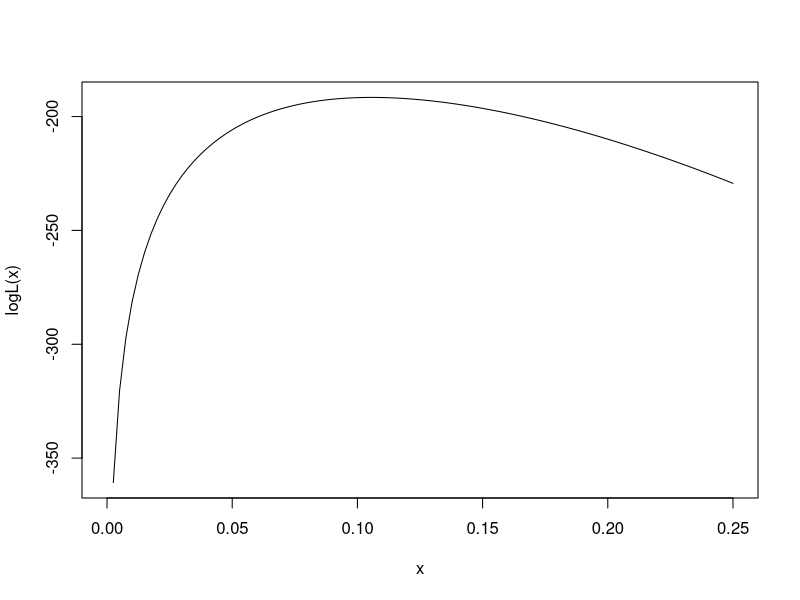
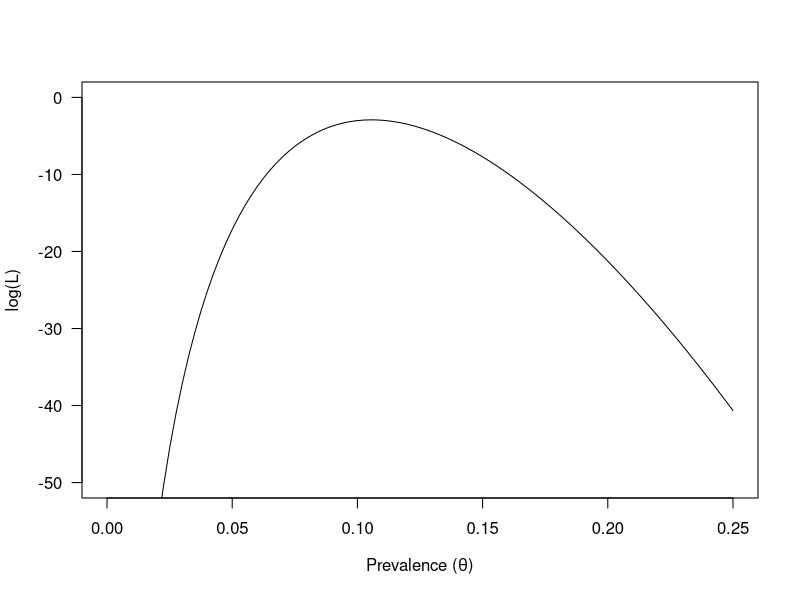
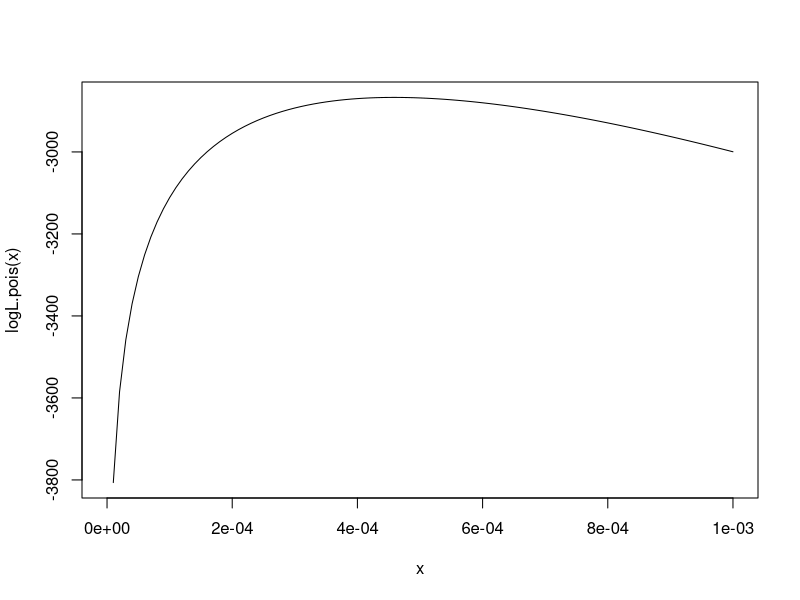

Write R code to recreate these figures, in order.
# CMED6040 Practical 1
# example R script

# Question 1a
# log-likelihood dropping the constant term
logL <- function(theta){
	60*log(theta) + 508*log(1-theta)
}

curve(logL, from=0, to=0.25)

logL.exact <- function(theta){
	dbinom(60, 568, theta, log=T)
}

curve(logL.exact, from=0, to=0.25, ylim=c(-50,0), las=1, 
xlab=expression(paste('Prevalence (',theta,')')), ylab='log(L)')

# Question 1b
optim(0.1, logL, method="CG", control=list(fnscale=-1))
optim(0.1, logL, method="Brent", lower=0.01, upper=0.25, control=list(fnscale=-1))
optim(0.1, logL, method="L-BFGS-B", lower=0.01, upper=0.99, control=list(fnscale=-1))
# alternatively, you may define a new function -logL for minimization

# Question 1c
logL.pois <- function(lambda){
	330*log(lambda) - 720100*lambda
}

curve(logL.pois, from=0, to=0.001)

optim(0.0001, logL.pois, method="Brent", lower=0.00001, upper=0.001, control=list(fnscale=-1))



# Question 2a
sample <- rnorm(64, 2, 1)
mean(sample)
var(sample)

# Part 2b
# Method I: Direct calculation of test statistic , then p-value.
  # Assume known population variance
  teststat <- (mean(sample)-0)/(1/sqrt(64))
  pvalue <- pnorm(-abs(teststat), mean=0, sd=1, lower.tail=T) + 
pnorm(abs(teststat), mean=0, sd=1, lower.tail=F)
  pvalue

  # Assume population variance unknown
  test <- t.test(sample,mu=0) # Ho: mu=0
  pvalue <- test$p.value
  pvalue

# Method II: Simulate the sampling distribution of "estimate of population mean",
# then check for percentile of observed mean
  reference <- rnorm(10000, 0, 1/sqrt(64))
  mean(sample) > max(reference) # mean(sample) is even larger than max(reference)

# Method III: Simulate samples of size 64 from N(0,1) [the hypothesized distribution of data] 
# and count how often mean is more extreme than the "observed mean"
  count <- 0
  for (i in 1:1000) {
  hypo <- rnorm(64,0,1)
  if (mean(hypo) >= mean(sample)) count <- count + 1
  }
  count/1000

# Question 3b



x1 <- 147
x0 <- 183

n1 <- 434900
n0 <- 285200


## full likelihood
full <- function(x){
beta0 <- x[1]
beta1 <- x[2]
lambda0 <- exp(beta0)
lambda1 <- exp(beta0+beta1)

lik <- dpois(x0,n0*lambda0,1)+dpois(x1,n1*lambda1,1)
lik
}

optim(c(0.1,0.1), full , method="CG", control=list(fnscale=-1))


## simplified likelihood
prop <- function(x){
  beta0 <- x[1]
  beta1 <- x[2]

  lik <- (beta0*(x0+x1)+beta1*x1)- ( exp(beta0)*(n0) + exp(beta0+beta1)*n1      )
 return(lik)
}

optim(c(0.1,0.1), prop , method="CG", control=list(fnscale=-1))




